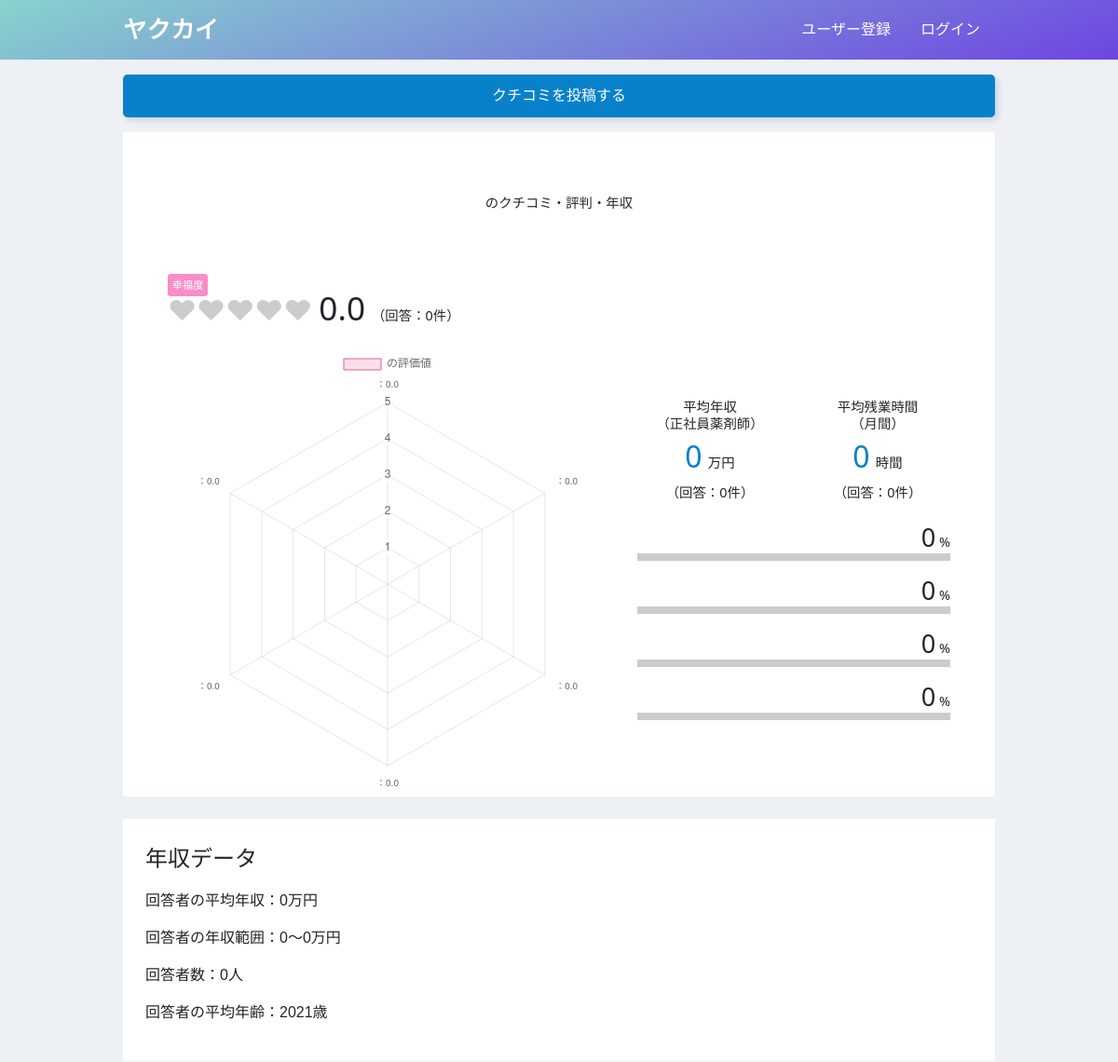
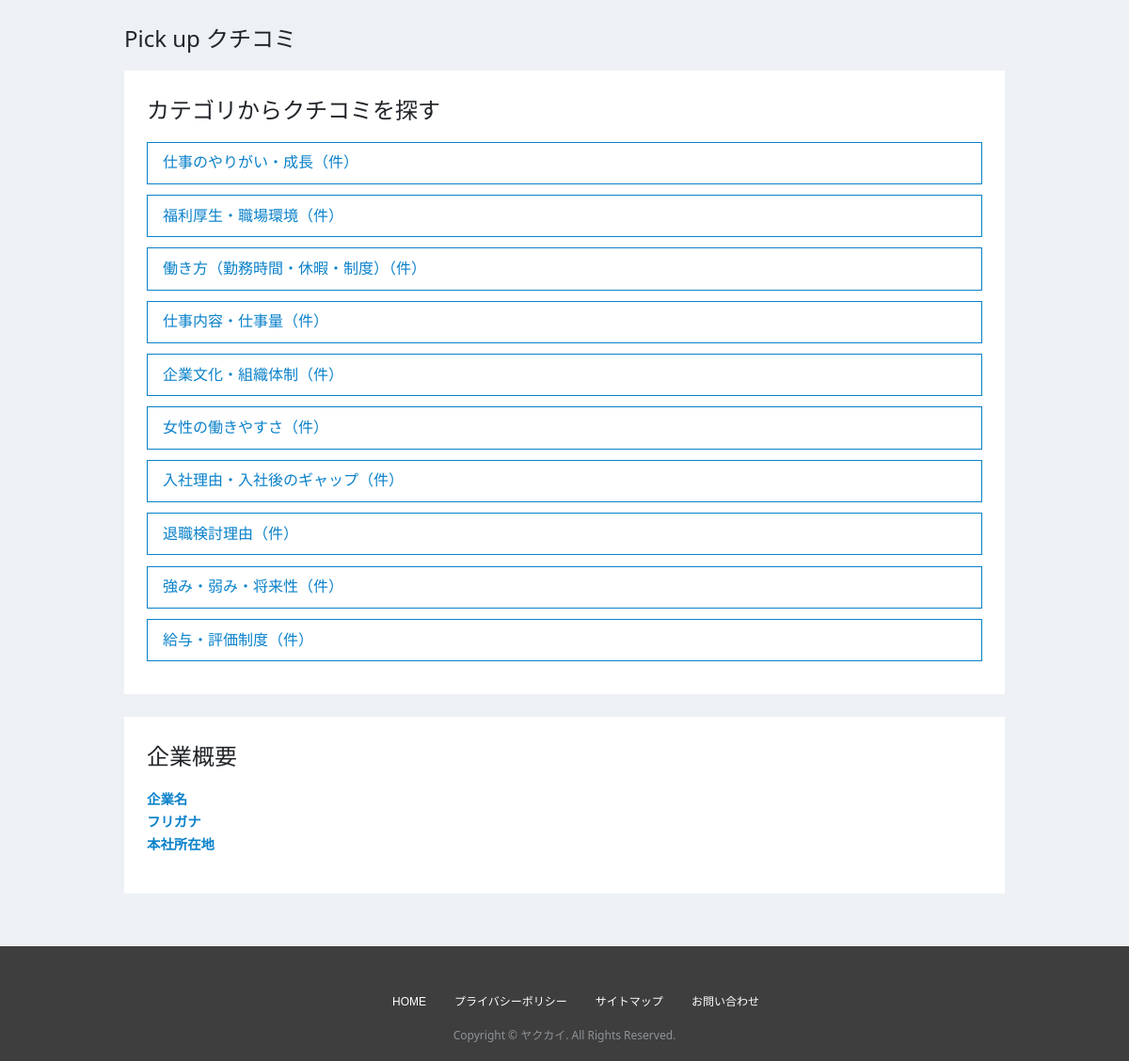
Screenshot of /company.php with the database file from the repository (2 pictures, top to bottom).
### tables this page shows
CREATE TABLE `category` (
  `id` int(11) NOT NULL,
  `name` varchar(255) NOT NULL,
  `delete_flg` tinyint(1) NOT NULL DEFAULT '0',
  `create_date` datetime NOT NULL,
  `update_date` timestamp NOT NULL DEFAULT CURRENT_TIMESTAMP
);

### function.php (called while the page is built, shortened)
<?php
$debug_flg = true;
function dbConnect(){
  if(empty(getenv('PDO_DSN'))){
    $dsn = 'mysql:dbname=yakukai;host=localhost:8889;charset=utf8';
  }else{
    $dsn = getenv('PDO_DSN');
  }
  if(empty(getenv('PDO_USER'))){
    $user = 'root';
  }else{
    $user = getenv('PDO_USER');
  }
  if(empty(getenv('PDO_USER'))){
    $password = 'root';
  }else{
    $password = getenv('PDO_PASSWORD');
  }
  $options = array(
    PDO::ATTR_ERRMODE => PDO::ERRMODE_SILENT,
    PDO::ATTR_DEFAULT_FETCH_MODE => PDO::FETCH_ASSOC,
  );
  $dbh = new PDO($dsn, $user, $password, $options);
  return $dbh;
}
function queryPost($dbh, $sql, $data){
  $stmt = $dbh->prepare($sql);
  if(!$stmt->execute($data)){
    debug('クエリに失敗しました');
    debug('失敗したSQL：' . print_r($sql, true));
    $err_msg['common'] = MSG07;
    return 0;
  }
  return $stmt;
}
function getCategory($company_id = NULL){
  $result = array();
  try{
    $dbh = dbConnect();
    $sql = 'SELECT id, name FROM category';
    $data = array();
    $stmt = queryPost($dbh, $sql, $data);
    if($stmt){
      $result = $stmt->fetchAll();
    }else{
      return false;
    }
  } catch (Exception $e){
    error_log('エラー発生：' . $e->getMessage());
  }
  return $result;
}
function getCompanyOne($c_id){
  $result = array();
  try{
    $dbh = dbConnect();
    $sql = 'SELECT c.id, c.sequence_number, c.corporate_number, c.process, c.name, c.prefecture_name, c.city_name, c.street_number,	c.prefecture_code, c.city_code, c.post_code, c.successor_corporate_number, c.furigana, c.hihyoji, c.summary, c.icon, c.rating, c.posts_count, c.create_date, c.update_date, i.name AS industry
            FROM company AS c
            LEFT OUTER JOIN industry AS i ON c.industry_id = i.id
            WHERE c.id = :c_id AND c.delete_flg = 0 AND i.delete_flg = 0';
    $data = array(':c_id' => $c_id);
    $stmt = queryPost($dbh, $sql, $data);
    if($stmt){
      $result['info'] =  $stmt->fetch(PDO::FETCH_ASSOC);
    }else{
      return false;
    }
  } catch (Exception $e) {
    error_log('エラー発生：'.$e->getMessage());
  }
  try{
    $dbh = dbConnect();
    $sql = 'SELECT AVG(users.birth_year), COUNT(over_time), AVG(over_time), COUNT(anual_total_salary), AVG(anual_total_salary), MAX(anual_total_salary), MIN(anual_total_salary) FROM posts LEFT JOIN users ON posts.user_id = users.id WHERE posts.company_id = :c_id AND posts. post_flg = 1 AND users.delete_flg = 0 AND posts.delete_flg = 0';
    $data = array(':c_id' => $c_id);
    $stmt = queryPost($dbh, $sql, $data);
    if($stmt){
      $result['user_data'] = $stmt->fetch(PDO::FETCH_ASSOC);
    }else{
      return false;
    }
  } catch (Exception $e) {
    error_log('エラー発生：'.$e->getMessage());
  }
  return $result;
}
function getCompanyRatings($company_id){
  try{
    $dbh = dbConnect();
    $sql = 'SELECT * FROM rating_items WHERE delete_flg = 0';
    $data = array();
    $stmt = queryPost($dbh, $sql, $data);
    if($stmt){
      $rating_items = $stmt->fetchAll();
    }else{
      return false;
    }
  } catch (Exception $e){
    error_log('エラー発生：' . $e->getMessage());
  }
  try{
    $dbh = dbConnect();
    foreach($rating_items as $key => $val){
      $sql = 'SELECT ratings.rating_item_id, AVG(rating), rating_items.name FROM ratings LEFT JOIN rating_items ON ratings.rating_item_id = rating_items.id WHERE ratings.company_id = :company_id AND ratings.rating_item_id = :rating_item_id AND ratings.post_flg = 1 AND ratings.delete_flg = 0';
      $data = array(
        ':company_id' => $company_id,
        ':rating_item_id' => $val['id']
      );
      $stmt = queryPost($dbh, $sql, $data);
      if($stmt){
        $result[$key] = $stmt->fetch(PDO::FETCH_ASSOC);
      }else{
        return false;
      }
    }
  } catch (Exception $e){
    error_log('エラー発生：' . $e->getMessage());
  }
  try{
    $dbh = dbConnect();
    $sql = 'SELECT COUNT(rating) FROM ratings WHERE company_id = :company_id AND rating_item_id = 1 AND post_flg = 1 AND delete_flg = 0';
    $data = array(
      ':company_id' => $company_id,
    );
    $stmt = queryPost($dbh, $sql, $data);
    if($stmt){
      $result['rating_count'] = $stmt->fetch(PDO::FETCH_ASSOC);
    }else{
      return false;
    }
  } catch (Exception $e){
    error_log('エラー発生：' . $e->getMessage());
  }
  return $result;
}

### company.php (the view, shortened to what this page needs)
<?php
require('function.php');
$company_id = filter_input(INPUT_GET, 'c_id');
$dbCompanyData = getCompanyOne($company_id);
$dbCompanyRatings = getCompanyRatings($company_id);
$dbCategoryData = getCategory($company_id);
?>
<?php
require('head.php');
?>
<body>
  <div class="l-all-wrapper">
  <?php
    require('header.php');
  ?>
  <main>
    <div class="l-content-wrapper">
      <div class="l-container">
        <div class="u-mb-3">
          <a href="surveyInfo.php" class="c-button c-button--blue c-button--width100">クチコミを投稿する</a>
        </div>
        <div class="l-content p-company-head">
          <section>
            <h1 class="c-page-title"><?php echo $dbCompanyData['info']['name']; ?><span class="company-title-append">のクチコミ・評判・年収</span></h1>
            <div class="head-rating u-mb-4">
              <span class="level-of-well-being">幸福度</span>
              <br>
              <span class="heart5_rating" data-rate="<?php echo number_format($dbCompanyRatings[0]['AVG(rating)'], 1); ?>"></span>
              <span class="rating-val"><?php echo number_format($dbCompanyRatings[0]['AVG(rating)'], 1); ?></span>
              <span class="answer-count">（回答：<?php echo $dbCompanyRatings['rating_count']['COUNT(rating)']; ?>件）</span>
            </div>
            <div class="l-company-head">
              <div class="l-company-head__chart">
                <canvas id="header-chart"></canvas>
              </div>
              <div class="l-company-head__info">
                <div class="main-params-summary row u-text-center u-mb-4">
                  <div class="col-6 border-end">
                    <div class="title">
                      平均年収<br>（正社員薬剤師）
                    </div>
                    <div class="u-mb-2">
                      <span class="param"><?php echo round($dbCompanyData['user_data']['AVG(anual_total_salary)'], 0); ?></span>
                      <span> 万円</span>
                    </div>
                    <div>
                      <span>（回答：<?php echo $dbCompanyData['user_data']['COUNT(anual_total_salary)']; ?>件）</span>
                    </div>
                  </div>
                  <div class="col-6">
                    <div class="title">
                      平均残業時間<br>（月間）
                    </div>
                    <div class="u-mb-2">
                      <span class="param"><?php echo round($dbCompanyData['user_data']['AVG(over_time)'], 0); ?></span>
                      <span> 時間</span>
                    </div>
                    <div>
                      <span>（回答：<?php echo $dbCompanyData['user_data']['COUNT(over_time)']; ?>件）</span>
                    </div>
                  </div>
                </div>
                <div class="p-satisfaction">
                  <div>
                    <div>
                      <div class="p-satisfaction__item">
                        <span class="p-satisfaction__item__value"><?php echo round($dbCompanyRatings[10]['AVG(rating)'], 1)*20; ?></span><span class="percent"> %</span>
                      </div>
                    </div>
                    <span class="bar_rating" data-rate="<?php echo round($dbCompanyRatings[10]['AVG(rating)'], 1)*20; ?>"></span>
                  </div>
                  <div>
                    <div>
                      <div class="p-satisfaction__item">
                        <span class="p-satisfaction__item__value"><?php echo round($dbCompanyRatings[8]['AVG(rating)'], 1)*20; ?></span><span class="percent"> %</span>
                      </div>
                    </div>
                    <span class="bar_rating" data-rate="<?php echo round($dbCompanyRatings[8]['AVG(rating)'], 1)*20; ?>"></span>
                  </div>
                  <div>
                    <div>
                      <div class="p-satisfaction__item">
                        <span class="p-satisfaction__item__value"><?php echo round($dbCompanyRatings[9]['AVG(rating)'], 1)*20; ?></span><span class="percent"> %</span>
                      </div>
                    </div>
                    <span class="bar_rating" data-rate="<?php echo round($dbCompanyRatings[9]['AVG(rating)'], 1)*20; ?>"></span>
                  </div>
                  <div>
                    <div>
                      <div class="p-satisfaction__item">
                        <span class="p-satisfaction__item__value"><?php echo round($dbCompanyRatings[7]['AVG(rating)'], 1)*20; ?></span><span class="percent"> %</span>
                      </div>
                    </div>
                    <span class="bar_rating" data-rate="<?php echo round($dbCompanyRatings[7]['AVG(rating)'], 1)*20; ?>"></span>
                  </div>
                </div>
              </div>
            </div>
          </section>
        </div>
        <div class="l-company-main">
          <section class="p-company-section">
            <h2>年収データ</h2>
            <p>回答者の平均年収：<?php echo round($dbCompanyData['user_data']['AVG(anual_total_salary)'], 0); ?>万円</p>
            <p>回答者の年収範囲：<?php echo round($dbCompanyData['user_data']['MIN(anual_total_salary)'], 0); ?>〜<?php echo round($dbCompanyData['user_data']['MAX(anual_total_salary)'], 0); ?>万円</p>
            <p>回答者数：<?php echo $dbCompanyData['user_data']['COUNT(anual_total_salary)']; ?>人</p>
            <p>回答者の平均年齢：<?php echo date('Y')-round($dbCompanyData['user_data']['AVG(users.birth_year)']); ?>歳</p>
          </section>
          <h2>Pick up クチコミ</h2>
          <section class="p-company-section">
            <h2>カテゴリからクチコミを探す</h2>
            <div class="kutikomi-category-list">
              <ul class="p-category-list">
                <?php foreach($dbCategoryData as $key => $val){ ?>
                  <li><a class="p-category-list__item" href="category.php?co=<?php echo $company_id.'&ca='.$val['id']; ?>"><?php echo $val['name']; ?>（<?php echo $val['count']['COUNT(answers.id)']; ?>件）</a></li>
                <?php } ?>
              </ul>
            </div>
          </section>
          <section class="p-company-section">
            <h2>企業概要</h2>
            <div class="company-info">
              <dl>
                <dt>企業名</dt>
                <dd><?php echo $dbCompanyData['info']['name']; ?></dd>
                <dt>フリガナ</dt>
                <dd><?php echo $dbCompanyData['info']['furigana']; ?></dd>
                <dt>本社所在地</dt>
                <dd><?php echo $dbCompanyData['info']['prefecture_name'].$dbCompanyData['info']['city_name'].$dbCompanyData['info']['street_number']; ?></dd>
              </dl>
            </div>
          </section>
        </div>
      </div>
    </div>
  </main>
  <?php require('footer.php'); ?>

### rows the page displays
category: name "仕事のやりがい・成長"
category: name "福利厚生・職場環境"
category: name "働き方（勤務時間・休暇・制度）"
category: name "仕事内容・仕事量"
category: name "企業文化・組織体制"
category: name "女性の働きやすさ"
category: name "入社理由・入社後のギャップ"
category: name "退職検討理由"
category: name "強み・弱み・将来性"
category: name "給与・評価制度"

### other values shown
$dbCompanyRatings[0]['AVG(rating)'] "0.0"
$dbCompanyRatings['rating_count']['COUNT(rating)'] "0"
$dbCompanyData['user_data']['AVG(anual_total_salary)'] "0"
$dbCompanyData['user_data']['COUNT(anual_total_salary)'] "0"
$dbCompanyData['user_data']['AVG(over_time)'] "0"
$dbCompanyData['user_data']['COUNT(over_time)'] "0"
round($dbCompanyRatings[10]['AVG(rating)'], 1)*20 "0"
round($dbCompanyRatings[8]['AVG(rating)'], 1)*20 "0"
round($dbCompanyRatings[9]['AVG(rating)'], 1)*20 "0"
round($dbCompanyRatings[7]['AVG(rating)'], 1)*20 "0"
$dbCompanyData['user_data']['MIN(anual_total_salary)'] "0"
$dbCompanyData['user_data']['MAX(anual_total_salary)'] "0"
chart data {{ $dbCompanyRatings[1]['AVG(rating)'] }} 0.0
